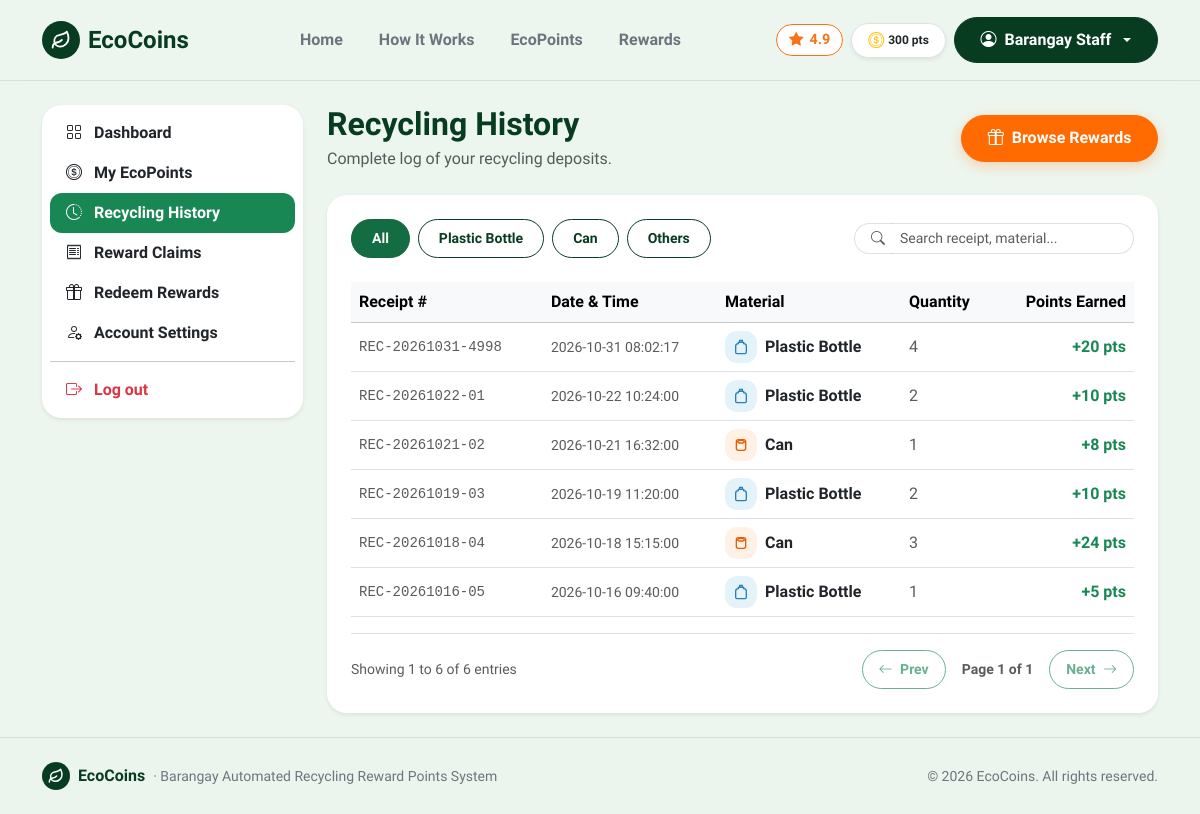
The app's page /history (signed in) with its own data.
### tables this page shows
CREATE TABLE users (
    id INTEGER PRIMARY KEY AUTOINCREMENT,
    full_name TEXT NOT NULL,
    email TEXT NOT NULL UNIQUE,
    password TEXT NOT NULL,
    role TEXT DEFAULT 'resident',
    qr_code TEXT NOT NULL UNIQUE,
    points INTEGER DEFAULT 0,
    created_at TEXT
, status TEXT DEFAULT 'active', station_name TEXT DEFAULT 'Barangay Pinagkawitan, Lipa City');

CREATE TABLE transactions (
        id INTEGER PRIMARY KEY AUTOINCREMENT,
        user_id INTEGER NOT NULL,
        material_id INTEGER,
        material_name TEXT NOT NULL,
        quantity INTEGER NOT NULL,
        points_earned INTEGER NOT NULL,
        receipt_no TEXT NOT NULL,
        created_at TEXT
    );

### route.py (the view)
    @app.route('/history')
    def history():
        user = get_current_user()
        if not user:
            return redirect(url_for('login'))
        if user['role'] == 'staff':
            return redirect(url_for('staff'))
        if user['role'] == 'admin':
            return redirect(url_for('admin'))
        conn = get_db()
        cur = conn.cursor()
        user_txs = [dict(r) for r in cur.execute("SELECT * FROM transactions WHERE user_id = ? ORDER BY created_at DESC", (user['id'],)).fetchall()]
        conn.close()
        return render_template('history.html', active_page='history', user_transactions=user_txs)

### app.py (called while the page is built)
@app.context_processor
def inject_user():
    return {'current_user': get_current_user()}

### db.py (called while the page is built)
def get_db():
    conn = sqlite3.connect(DB_PATH)
    conn.row_factory = sqlite3.Row
    return conn

def get_current_user():
    user_id = session.get('user_id')
    if not user_id:
        return None
    conn = get_db()
    cur = conn.cursor()
    row = cur.execute("SELECT * FROM users WHERE id = ?", (user_id,)).fetchone()
    conn.close()
    return dict(row) if row else None

### templates/history.html (shortened to what this page needs)
{% extends 'base.html' %}
{% block content %}
<main class="py-4">
  <div class="container">
    <div class="row g-4">
      <div class="col-lg-3">
        {% include 'sidebar.html' %}
      </div>
      <div class="col-lg-9">
        <div class="d-flex justify-content-between align-items-center mb-4 flex-wrap gap-2">
          <div>
            <h2 class="fw-bold mb-1" style="color: var(--eco-forest);">Recycling History</h2>
            <p class="text-muted mb-0">Complete log of your recycling deposits.</p>
          </div>
          <a href="{{ url_for('rewards') }}" class="btn btn-accent d-flex align-items-center gap-2 btn-pill">
            <i class="bi bi-gift"></i>
            <span>Browse Rewards</span>
          </a>
        </div>
        <div class="card border-0 shadow-sm p-4 bg-white">
          <div class="d-flex flex-wrap justify-content-between align-items-center gap-3 mb-4">
            <div class="d-flex flex-wrap gap-2 filter-container" data-target="#historyTable">
              <button type="button" class="btn btn-sm btn-success filter-btn active" data-filter="all">All</button>
              <button type="button" class="btn btn-sm btn-outline-success filter-btn" data-filter="plastic">Plastic Bottle</button>
              <button type="button" class="btn btn-sm btn-outline-success filter-btn" data-filter="can">Can</button>
              <button type="button" class="btn btn-sm btn-outline-success filter-btn" data-filter="others">Others</button>
            </div>
            <div class="input-group input-group-sm" style="max-width: 280px;">
              <span class="input-group-text bg-white border-end-0 rounded-start-pill ps-3">
                <i class="bi bi-search text-muted"></i>
              </span>
              <input type="text" class="form-control border-start-0 rounded-end-pill pe-3 table-search-input" placeholder="Search receipt, material..." data-target="#historyTable">
            </div>
          </div>
          <div class="table-responsive">
            <table class="table table-hover align-middle mb-0" id="historyTable" data-paginate="true" data-page-size="15">
              <thead class="table-light">
                <tr>
                  <th>Receipt #</th>
                  <th>Date & Time</th>
                  <th>Material</th>
                  <th>Quantity</th>
                  <th class="text-end">Points Earned</th>
                </tr>
              </thead>
              <tbody>
                {% if not user_transactions %}
                  <tr>
                    <td colspan="5" class="text-center py-4 text-muted">No recycling records found.</td>
                  </tr>
                {% else %}
                  {% for t in user_transactions %}
                    {% set mat = t.material_name|lower %}
                    {% if 'bottle' in mat or 'plastic' in mat %}
                      {% set cat = 'plastic' %}
                    {% elif 'can' in mat %}
                      {% set cat = 'can' %}
                    {% else %}
                      {% set cat = 'others' %}
                    {% endif %}
                    <tr class="table-row-item filter-item" data-category="{{ cat }}" data-search="{{ t.receipt_no }} {{ t.created_at }} {{ t.material_name }} {{ cat }}">
                      <td class="font-monospace text-muted small">{{ t.receipt_no }}</td>
                      <td class="text-muted small">{{ t.created_at }}</td>
                      <td>
                        <div class="d-flex align-items-center gap-2">
                          {% if cat == 'plastic' %}
                            <span class="eco-icon-tile tile-blue" style="width: 32px; height: 32px;">
                              <svg width="16" height="16" viewBox="0 0 24 24" fill="none" stroke="currentColor" stroke-width="2">
                                <path d="M10 2h4v3h-4z"/>
                                <path d="M8 5h8v2a4 4 0 0 1 4 4v9a2 2 0 0 1-2 2H6a2 2 0 0 1-2-2v-9a4 4 0 0 1 4-4V5z"/>
                              </svg>
                            </span>
                          {% elif cat == 'can' %}
                            <span class="eco-icon-tile tile-orange" style="width: 32px; height: 32px;">
                              <svg width="16" height="16" viewBox="0 0 24 24" fill="none" stroke="currentColor" stroke-width="2">
                                <rect x="5" y="4" width="14" height="16" rx="3"/>
                                <ellipse cx="12" cy="7" rx="5" ry="2"/>
                              </svg>
                            </span>
                          {% else %}
                            <span class="eco-icon-tile tile-purple" style="width: 32px; height: 32px;">
                              <svg width="16" height="16" viewBox="0 0 24 24" fill="none" stroke="currentColor" stroke-width="2">
                                <path d="M14 2H6a2 2 0 0 0-2 2v16a2 2 0 0 0 2 2h12a2 2 0 0 0 2-2V8z"/>
                              </svg>
                            </span>
                          {% endif %}
                          <span class="fw-semibold text-dark">{{ t.material_name }}</span>
                        </div>
                      </td>
                      <td class="text-muted">{{ t.quantity }}</td>
                      <td class="text-end fw-bold text-success">+{{ t.points_earned }} pts</td>
                    </tr>
                  {% endfor %}
                {% endif %}
              </tbody>
            </table>
          </div>
          {% if user_transactions %}
            <div class="d-flex flex-wrap justify-content-between align-items-center mt-3 pt-3 border-top pagination-container" data-target="#historyTable">
              <div class="text-muted small pagination-info">
              </div>
              <div class="d-flex align-items-center gap-2">
                <button type="button" class="btn btn-sm btn-outline-success btn-pill px-3 pagination-prev" disabled>
                  <i class="bi bi-arrow-left me-1"></i> Prev
                </button>
                <span class="small fw-semibold text-muted px-2 pagination-page-indicator">Page 1 of 1</span>
                <button type="button" class="btn btn-sm btn-outline-success btn-pill px-3 pagination-next" {% if user_transactions|length <= 15 %}disabled{% endif %}>
                  Next <i class="bi bi-arrow-right ms-1"></i>
                </button>
              </div>
            </div>
          {% endif %}
        </div>
      </div>
    </div>
  </div>
</main>
{% endblock %}

### templates/base.html (shortened to what this page needs)
<!doctype html>
<html lang="en">
<head>
  <link href="https://cdn.jsdelivr.net/npm/bootstrap@5.3.3/dist/css/bootstrap.min.css" rel="stylesheet">
  <link rel="stylesheet" href="https://cdn.jsdelivr.net/npm/bootstrap-icons@1.11.3/font/bootstrap-icons.min.css">
  <link rel="stylesheet" href="{{ url_for('static', filename='css/style.css') }}">
</head>
<body class="d-flex flex-column min-vh-100">
<nav class="navbar navbar-expand-lg py-3 sticky-top" style="background-color: rgba(237, 246, 238, 0.95); backdrop-filter: blur(10px); border-bottom: 1px solid var(--eco-border);">
  <div class="container">
    <a class="navbar-brand d-flex align-items-center gap-2 fw-bold fs-4" href="{{ url_for('index') }}" style="color: var(--eco-forest);">
      <span class="eco-brand-badge">
        <svg width="20" height="20" viewBox="0 0 24 24" fill="none" stroke="currentColor" stroke-width="2.2" stroke-linecap="round" stroke-linejoin="round">
          <path d="M11 20A7 7 0 0 1 9.8 6.1C15.5 5 17 4.48 19 2c1 2 2 4.18 2 8 0 5.5-4.78 10-10 10Z"/>
          <path d="M2 21c0-3 1.85-5.36 5.08-6C9.5 14.52 12 13 13 12"/>
        </svg>
      </span>
      <span>EcoCoins</span>
    </a>
    <div class="collapse navbar-collapse" id="mainNav">
      <ul class="navbar-nav mx-auto mb-2 mb-lg-0 gap-lg-1">
        <li class="nav-item">
          <a class="nav-link px-3 py-2 rounded-pill {% if active_page == 'index' %}fw-bold text-white bg-eco{% else %}fw-semibold text-secondary{% endif %}" href="{{ url_for('index') }}">Home</a>
        </li>
        <li class="nav-item">
          <a class="nav-link px-3 py-2 rounded-pill {% if active_page == 'how_it_works' %}fw-bold text-white bg-eco{% else %}fw-semibold text-secondary{% endif %}" href="{{ url_for('how_it_works') }}">How It Works</a>
        </li>
        {% if not current_user or current_user.role == 'resident' %}
          <li class="nav-item">
            <a class="nav-link px-3 py-2 rounded-pill {% if active_page == 'ecopoints' %}fw-bold text-white bg-eco{% else %}fw-semibold text-secondary{% endif %}" href="{{ url_for('ecopoints') }}">EcoPoints</a>
          </li>
          <li class="nav-item">
            <a class="nav-link px-3 py-2 rounded-pill {% if active_page == 'rewards' %}fw-bold text-white bg-eco{% else %}fw-semibold text-secondary{% endif %}" href="{{ url_for('rewards') }}">Rewards</a>
          </li>
        {% elif current_user.role == 'admin' %}
          <li class="nav-item">
            <a class="nav-link px-3 py-2 rounded-pill {% if active_page == 'admin' %}fw-bold text-white bg-eco{% else %}fw-semibold text-secondary{% endif %}" href="{{ url_for('admin') }}">Admin Portal</a>
          </li>
        {% endif %}
      </ul>
      <div class="d-flex align-items-center gap-2">
        <span class="rating-star-badge d-none d-lg-inline-flex" title="Barangay Eco Satisfaction Rating">
          <i class="bi bi-star-fill"></i> 4.9
        </span>
        {% if current_user %}
          {% if current_user.role == 'resident' %}
            <span class="badge bg-white text-dark border px-3 py-2 rounded-pill fw-bold shadow-sm d-none d-sm-inline-flex align-items-center gap-1">
              <i class="bi bi-coin text-warning fs-6"></i>
              <span>{{ "{:,}".format(current_user.points) }} pts</span>
            </span>
          {% endif %}
          <div class="dropdown">
            <button class="btn btn-forest dropdown-toggle d-flex align-items-center gap-2 btn-pill" type="button" data-bs-toggle="dropdown">
              <i class="bi bi-person-circle"></i>
              <span>{{ current_user.full_name }}</span>
            </button>
          </div>
        {% else %}
          <a href="{{ url_for('login') }}" class="btn btn-outline-success px-3 btn-pill">Login</a>
          <a href="{{ url_for('register') }}" class="btn btn-accent px-4 btn-pill">
            <span>Join Free</span>
            <i class="bi bi-arrow-right"></i>
          </a>
        {% endif %}
      </div>
    </div>
  </div>
</nav>
{% block content %}{% endblock %}
<footer class="py-4 mt-auto" style="background-color: rgba(237, 246, 238, 0.95); border-top: 1px solid var(--eco-border);">
  <div class="container d-flex flex-column flex-md-row align-items-center justify-content-between gap-2">
    <div class="d-flex align-items-center gap-2">
      <span class="eco-brand-badge" style="width: 28px; height: 28px;">
        <svg width="16" height="16" viewBox="0 0 24 24" fill="none" stroke="currentColor" stroke-width="2.2" stroke-linecap="round" stroke-linejoin="round">
          <path d="M11 20A7 7 0 0 1 9.8 6.1C15.5 5 17 4.48 19 2c1 2 2 4.18 2 8 0 5.5-4.78 10-10 10Z"/>
          <path d="M2 21c0-3 1.85-5.36 5.08-6C9.5 14.52 12 13 13 12"/>
        </svg>
      </span>
      <span class="fw-bold" style="color: var(--eco-forest);">EcoCoins</span>
      <span class="text-secondary small">&middot; Barangay Automated Recycling Reward Points System</span>
    </div>
    <div class="text-secondary small">
      &copy; 2026 EcoCoins. All rights reserved.
    </div>
  </div>
</footer>
</body>
</html>

### static/css/style.css (style rules this page uses)
:root { --eco-bg: #edf6ee; --eco-surface: #ffffff; --eco-forest: #083c21; --eco-forest-dark: #042614; --eco-forest-light: #0d5431; --eco-mint: #d4f4dd; --eco-mint-card: #b8eac5; --eco-accent: #ff6b00; --eco-accent-hover: #e55e00; --eco-text: #173224; --eco-muted: #577764; --eco-border: rgba(8, 60, 33, 0.1); }
html, body { scrollbar-width: none; -ms-overflow-style: none; }
* { scrollbar-width: none; -ms-overflow-style: none; }
body { font-family: 'Plus Jakarta Sans', system-ui, -apple-system, sans-serif; background-color: var(--eco-bg); color: var(--eco-text); min-height: 100vh; }
.btn-accent { background-color: var(--eco-accent); border: 1px solid var(--eco-accent); color: #ffffff !important; font-weight: 700; border-radius: 9999px; padding: 0.65rem 1.6rem; display: inline-flex; align-items: center; gap: 0.5rem; transition: all 0.2s ease; box-shadow: 0 4px 14px rgba(255, 107, 0, 0.25); text-decoration: none; }
.btn-forest { background-color: var(--eco-forest); border: 1px solid var(--eco-forest); color: #ffffff !important; font-weight: 700; border-radius: 9999px; padding: 0.65rem 1.6rem; display: inline-flex; align-items: center; gap: 0.5rem; transition: all 0.2s ease; text-decoration: none; }
.btn-success { background-color: var(--eco-forest); border-color: var(--eco-forest); color: #ffffff; border-radius: 9999px; font-weight: 600; padding: 0.5rem 1.25rem; }
.btn-outline-success { color: var(--eco-forest); border-color: var(--eco-forest); border-radius: 9999px; font-weight: 600; padding: 0.5rem 1.25rem; }
.btn-pill { border-radius: 9999px !important; }
.card { border-radius: 20px; border: 1px solid var(--eco-border); background-color: #ffffff; }
.form-control, .form-select { border-radius: 12px; padding: 0.65rem 1rem; border: 1.5px solid rgba(8, 60, 33, 0.15); }
.eco-brand-badge { width: 38px; height: 38px; border-radius: 50%; background-color: var(--eco-forest); color: #ffffff; display: inline-flex; align-items: center; justify-content: center; flex-shrink: 0; }
.eco-icon-tile { width: 42px; height: 42px; border-radius: 12px; display: inline-flex; align-items: center; justify-content: center; flex-shrink: 0; }
.tile-blue { background-color: #e4f2f9; color: #2980b9; }
.tile-orange { background-color: #fff1e6; color: #e55e00; }
.rating-star-badge { background-color: #ffffff; border: 1.5px solid #f97316; color: #f97316; border-radius: 9999px; padding: 4px 12px; display: inline-flex; align-items: center; gap: 6px; font-weight: 700; font-size: 0.9rem; }

### records on screen
users: points "300", full_name "Barangay Staff"
transactions: receipt_no "REC-20261031-4998", created_at "2026-10-31 08:02:17", material_name "Plastic Bottle", quantity "4", points_earned "20"
transactions: receipt_no "REC-20261022-01", created_at "2026-10-22 10:24:00", material_name "Plastic Bottle", quantity "2", points_earned "10"
transactions: receipt_no "REC-20261021-02", created_at "2026-10-21 16:32:00", material_name "Can", quantity "1", points_earned "8"
transactions: receipt_no "REC-20261019-03", created_at "2026-10-19 11:20:00", material_name "Plastic Bottle", quantity "2", points_earned "10"
transactions: receipt_no "REC-20261018-04", created_at "2026-10-18 15:15:00", material_name "Can", quantity "3", points_earned "24"
transactions: receipt_no "REC-20261016-05", created_at "2026-10-16 09:40:00", material_name "Plastic Bottle", quantity "1", points_earned "5"
